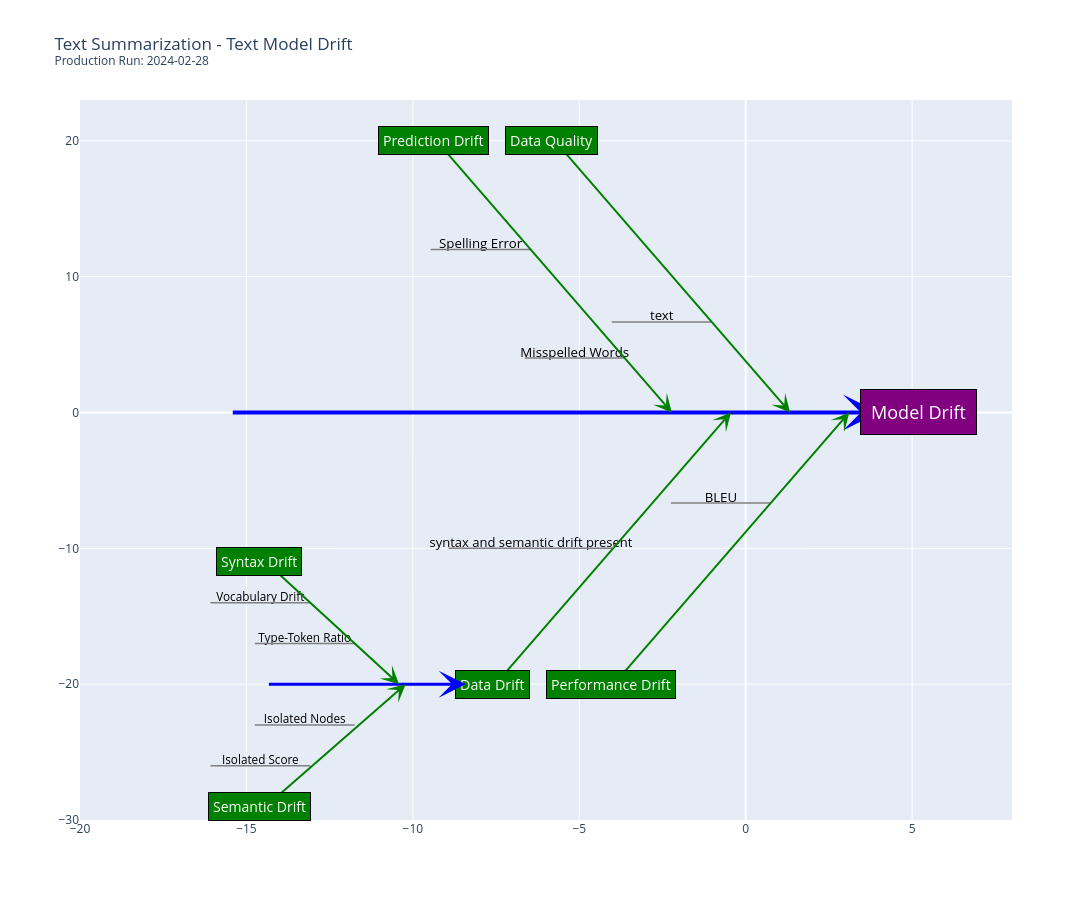

This figure's notebook cell:
### Code cell
get_fishbone(model_type="Text",
                      results=tex_summ_results,
                      model_name="Text Summarization",
                      production_run_date="2024-02-28",
                      benchmark_metrics=benchmark_summ)

### Figure 1 — Plotly figure (JSON) as saved in the notebook; plotly's stock layout.template omitted (floating-point values rounded to 4 significant figures)
{"data": [{"hoverinfo": "text", "hovertext": ["Spelling Error in Output: 11.0%"], "mode": "text", "showlegend": false, "text": ["Spelling Error"], "textfont": {"color": "black", "size": 13.25}, "type": "scatter", "x": [-7.965], "y": [12.35]}, {"hoverinfo": "text", "hovertext": ["Misspelled Words in Output: 132"], "mode": "text", "showlegend": false, "text": ["Misspelled Words"], "textfont": {"color": "black", "size": 13.25}, "type": "scatter", "x": [-5.136], "y": [4.35]}, {"hoverinfo": "text", "hovertext": ["Vocabulary Drift: 29.48%"], "mode": "text", "showlegend": false, "text": ["Vocabulary Drift"], "textfont": {"color": "black", "size": 11.75}, "type": "scatter", "x": [-14.58], "y": [-13.65]}, {"hoverinfo": "text", "hovertext": ["TTR: 19.0%"], "mode": "text", "showlegend": false, "text": ["Type-Token Ratio"], "textfont": {"color": "black", "size": 11.75}, "type": "scatter", "x": [-13.25], "y": [-16.65]}, {"hoverinfo": "text", "hovertext": ["Isolated Score: 80.0"], "mode": "text", "showlegend": false, "text": ["Isolated Score"], "textfont": {"color": "black", "size": 11.75}, "type": "scatter", "x": [-14.58], "y": [-25.65]}, {"hoverinfo": "text", "hovertext": ["Isolated Nodes: 12"], "mode": "text", "showlegend": false, "text": ["Isolated Nodes"], "textfont": {"color": "black", "size": 11.75}, "type": "scatter", "x": [-13.25], "y": [-22.65]}, {"hoverinfo": "text", "mode": "text", "showlegend": false, "text": ["syntax and semantic drift present"], "textfont": {"color": "black", "size": 13}, "type": "scatter", "x": [-6.455], "y": [-9.65]}, {"hoverinfo": "text", "hovertext": ["Spelling Error: 12.0%, Misspelled Words: 758, Mismatches: 50.0"], "mode": "text", "showlegend": false, "text": ["text"], "textfont": {"color": "black", "size": 13.25}, "type": "scatter", "x": [-2.524], "y": [7.017]}, {"hoverinfo": "text", "hovertext": ["BLEU dropped by 0.58%"], "mode": "text", "showlegend": false, "text": ["BLEU"], "textfont": {"color": "black", "size": 13.25}, "type": "scatter", "x": [-0.7459], "y": [-6.317]}], "layout": {"annotations": [{"arrowcolor": "blue", "arrowhead": 3, "arrowsize": 1.5, "arrowwidth": 4, "ax": -15.5, "axref": "x", "ay": 0, "ayref": "y", "showarrow": true, "x": 4, "xref": "x", "y": 0, "yref": "y"}, {"align": "center", "bgcolor": "purple", "bordercolor": "black", "borderpad": 10, "borderwidth": 1, "font": {"color": "white", "size": 18}, "showarrow": false, "text": "Model Drift", "x": 5.2, "xref": "x", "y": 0, "yref": "y"}, {"arrowcolor": "green", "arrowhead": 3, "arrowsize": 1.5, "arrowwidth": 2, "ax": -9.293, "axref": "x", "ay": 20, "ayref": "y", "showarrow": true, "x": -2.222, "xref": "x", "y": 0, "yref": "y"}, {"align": "center", "bgcolor": "green", "bordercolor": "black", "borderpad": 4, "borderwidth": 1, "font": {"color": "white", "size": 14.25}, "showarrow": false, "text": "Prediction Drift", "x": -9.393, "xref": "x", "y": 20, "yref": "y"}, {"arrowcolor": "green", "arrowhead": 3, "arrowsize": 1.5, "arrowwidth": 2, "ax": -7.515, "axref": "x", "ay": -20, "ayref": "y", "showarrow": true, "x": -0.4444, "xref": "x", "y": 0, "yref": "y"}, {"align": "center", "bgcolor": "green", "bordercolor": "black", "borderpad": 4, "borderwidth": 1, "font": {"color": "white", "size": 14.25}, "showarrow": false, "text": "Data Drift", "x": -7.615, "xref": "x", "y": -20, "yref": "y"}, {"arrowcolor": "blue", "arrowhead": 3, "arrowsize": 1.5, "arrowwidth": 3, "ax": -14.42, "axref": "x", "ay": -20, "ayref": "y", "showarrow": true, "x": -8.415, "xref": "x", "y": -20, "yref": "y"}, {"arrowcolor": "green", "arrowhead": 3, "arrowsize": 1.5, "arrowwidth": 2, "ax": -14.42, "axref": "x", "ay": -11, "ayref": "y", "showarrow": true, "x": -10.42, "xref": "x", "y": -20, "yref": "y"}, {"align": "center", "bgcolor": "green", "bordercolor": "black", "borderpad": 4, "borderwidth": 1, "font": {"color": "white", "size": 14}, "showarrow": false, "text": "Syntax Drift", "x": -14.62, "xref": "x", "y": -11, "yref": "y"}, {"arrowcolor": "green", "arrowhead": 3, "arrowsize": 1.5, "arrowwidth": 2, "ax": -14.42, "axref": "x", "ay": -29, "ayref": "y", "showarrow": true, "x": -10.22, "xref": "x", "y": -20, "yref": "y"}, {"align": "center", "bgcolor": "green", "bordercolor": "black", "borderpad": 4, "borderwidth": 1, "font": {"color": "white", "size": 14}, "showarrow": false, "text": "Semantic Drift", "x": -14.62, "xref": "x", "y": -29, "yref": "y"}, {"arrowcolor": "green", "arrowhead": 3, "arrowsize": 1.5, "arrowwidth": 2, "ax": -5.738, "axref": "x", "ay": 20, "ayref": "y", "showarrow": true, "x": 1.333, "xref": "x", "y": 0, "yref": "y"}, {"align": "center", "bgcolor": "green", "bordercolor": "black", "borderpad": 4, "borderwidth": 1, "font": {"color": "white", "size": 14.25}, "showarrow": false, "text": "Data Quality", "x": -5.838, "xref": "x", "y": 20, "yref": "y"}, {"arrowcolor": "green", "arrowhead": 3, "arrowsize": 1.5, "arrowwidth": 2, "ax": -3.96, "axref": "x", "ay": -20, "ayref": "y", "showarrow": true, "x": 3.111, "xref": "x", "y": 0, "yref": "y"}, {"align": "center", "bgcolor": "green", "bordercolor": "black", "borderpad": 4, "borderwidth": 1, "font": {"color": "white", "size": 14.25}, "showarrow": false, "text": "Performance Drift", "x": -4.06, "xref": "x", "y": -20, "yref": "y"}], "height": 900, "shapes": [{"line": {"color": "grey", "width": 1.5}, "type": "line", "x0": -6.465, "x1": -9.465, "y0": 12, "y1": 12}, {"line": {"color": "grey", "width": 1.5}, "type": "line", "x0": -3.636, "x1": -6.636, "y0": 4, "y1": 4}, {"line": {"color": "grey", "width": 1.5}, "type": "line", "x0": -13.08, "x1": -16.08, "y0": -14, "y1": -14}, {"line": {"color": "grey", "width": 1.5}, "type": "line", "x0": -11.75, "x1": -14.75, "y0": -17, "y1": -17}, {"line": {"color": "grey", "width": 1.5}, "type": "line", "x0": -13.08, "x1": -16.08, "y0": -26, "y1": -26}, {"line": {"color": "grey", "width": 1.5}, "type": "line", "x0": -11.75, "x1": -14.75, "y0": -23, "y1": -23}, {"line": {"color": "grey", "width": 1.5}, "type": "line", "x0": -3.98, "x1": -8.93, "y0": -10, "y1": -10}, {"line": {"color": "grey", "width": 1.5}, "type": "line", "x0": -1.024, "x1": -4.024, "y0": 6.667, "y1": 6.667}, {"line": {"color": "grey", "width": 1.5}, "type": "line", "x0": 0.7541, "x1": -2.246, "y0": -6.667, "y1": -6.667}], "title": {"text": "Text Summarization - Text Model Drift<br><sup>Production Run: 2024-02-28</sup>"}, "width": 1500, "xaxis": {"range": [-20, 8], "showgrid": true, "type": "linear", "visible": true}, "yaxis": {"range": [-30, 23], "showgrid": true, "type": "linear", "visible": true}}}
